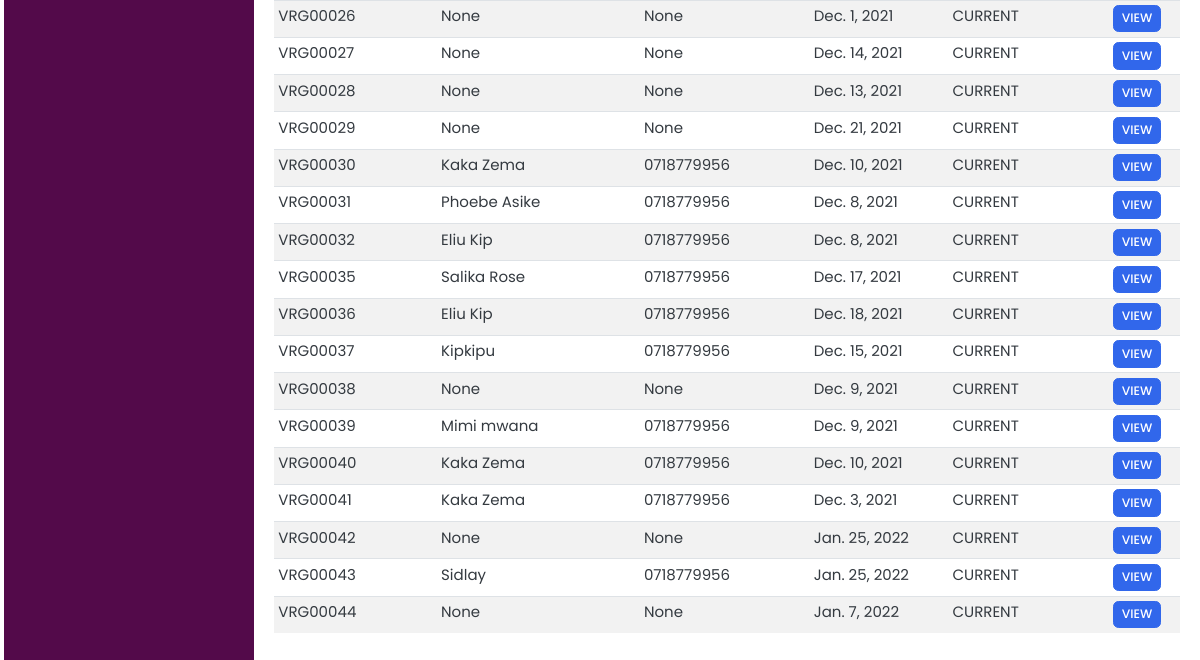
Before: /invoices/ (signed in, lower part) with the older database file.
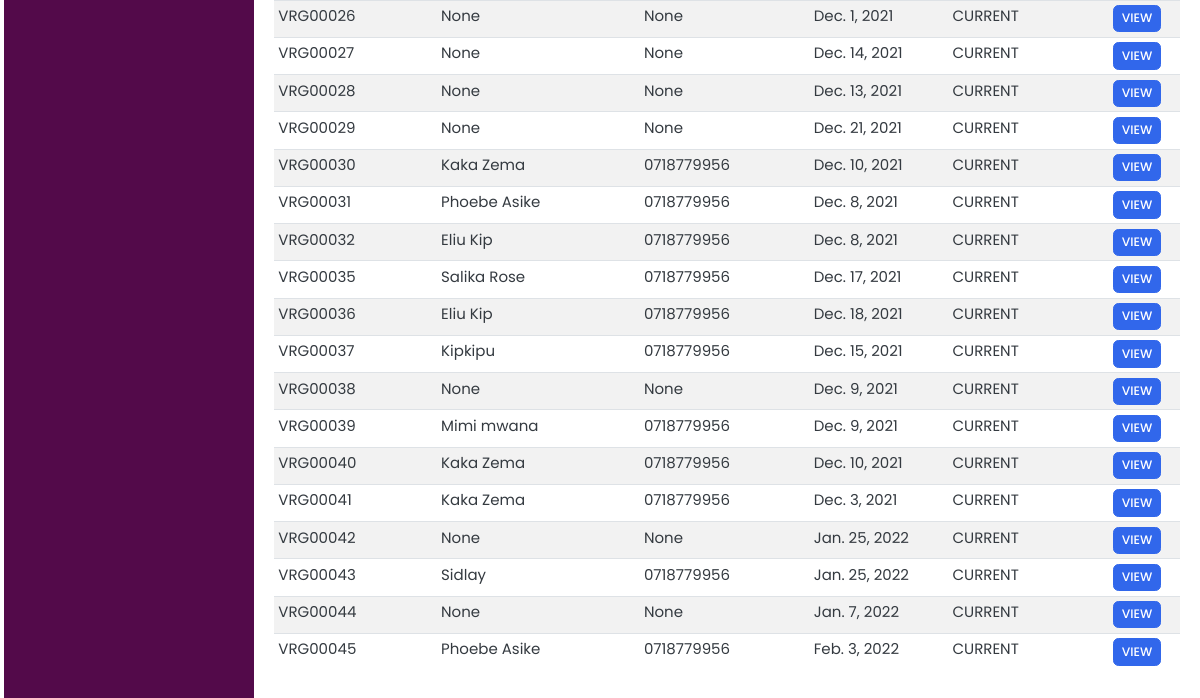
After: the same page with the newer database file.
### invoice/models.py (models this page shows, shortened)
class Invoice(models.Model):
    TERMS = [
        ('Immediate', 'Immediate'),
        ('15 days', '15 days'),
        ('30 days', '30 days'),
    ]
    STATUS = [
        ('CURRENT', 'CURRENT'),
        ('EMAIL_SENT', 'EMAIL_SENT'),
        ('OVERDUE', 'OVERDUE'),
        ('PAID', 'PAID'),
    ]
    number = models.CharField(
        null=False, default=increment_invoice_number, blank=False, max_length=100, unique=True)
    dueDate = models.DateField(null=True, blank=True)
    paymentTerms = models.CharField(
        choices=TERMS, default='15 days', max_length=100)
    status = models.CharField(
        choices=STATUS, default='CURRENT', max_length=100)
    description = models.TextField(null=True, blank=True, max_length=500)
    istaxable = models.BooleanField()
    apply_discount = models.BooleanField()
    discount = models.CharField(
        null=True, default=0, blank=True, max_length=10)
    client = models.ForeignKey(
        Client, blank=True, null=True, on_delete=models.SET_NULL)
    uniqueId = models.CharField(null=True, blank=True, max_length=100)
    slug = models.SlugField(max_length=500, unique=True, blank=True, null=True)
    date_created = models.DateTimeField(blank=True, null=True)
    last_updated = models.DateTimeField(blank=True, null=True)

class Client(models.Model):
    clientName = models.CharField(null=True, blank=True, max_length=200)
    address = models.CharField(null=True, blank=True, max_length=200)
    postalCode = models.CharField(null=True, blank=True, max_length=10)
    phoneNumber = models.CharField(null=True, blank=True, max_length=100)
    emailAddress = models.CharField(null=True, blank=True, max_length=100)
    uniqueId = models.CharField(null=True, blank=True, max_length=100)
    slug = models.SlugField(max_length=500, unique=True, blank=True, null=True)
    date_created = models.DateTimeField(blank=True, null=True)
    last_updated = models.DateTimeField(blank=True, null=True)

### invoice/views.py (the view)
# urls.py: path("invoices/", invoice_views.view_invoices, name="view-invoices" ),
@login_required
def view_invoices(request):
	context = {}
	invoices = Invoice.objects.all()
	context['invoices'] = invoices
	return render(request, 'invoice/invoices.html', context)

### templates/invoice/invoices.html (shortened to what this page needs)
{% extends 'index.html' %} {% load static %} {% load crispy_forms_tags %}
 {% block content %}
{% if invoices|length > 0 %}
<div class="table-responsive">
  <table class="table table-striped table-sm table-hover" id="invoiceTable">
    <tbody>
      {% for invoice in invoices %}
      <tr onclick="getElementById('edit-1').click()" style="cursor: pointer">
        <td id="invoicenumber">{{invoice.number}}</td>
        <td>{{invoice.title}}</td>
        <td>{{invoice.client.clientName}}</td>
        <td>{{invoice.client.phoneNumber}}</td>
        <td>{{invoice.dueDate}}</td>
        <td>{{invoice.status}}</td>
        <td>
        </td>
        <td>
          <a href="{% url 'create-build-invoice' invoice.slug %}"
            ><button class="btn btn-primary btn-sm">VIEW</button></a
          >
        </td>
      </tr>
      {% endfor %}
    </tbody>
  </table>
</div>
{% endif %}
{% endblock %}

Changed rows visible on the page:
added Invoice: number "VRG00045", client.clientName "Phoebe Asike", client.phoneNumber "0718779956", dueDate "Feb. 3, 2022", status "CURRENT"
